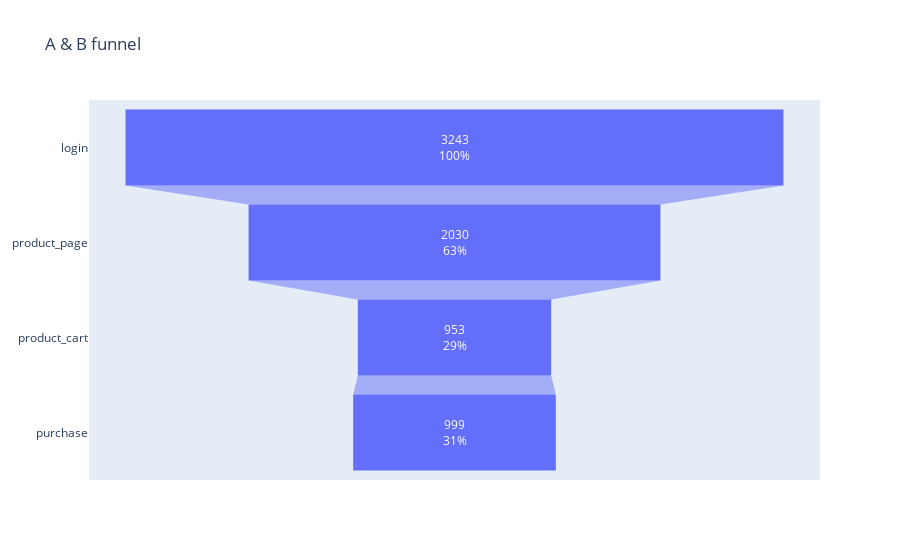

The cell this chart's notebook holds for it:
### Code cell
funnel_stage = ['login', 'product_page', 'product_cart', 'purchase']

def get_funnel(test, stages, title):
    funnel = (test.groupby('event_name')['user_id'].nunique()
             .sort_values(ascending=False).reset_index())

# building the funnel in the right order
    funnel['event_name'] = pd.Categorical(funnel['event_name'], categories=funnel_stage)
    funnel = funnel.sort_values('event_name')
    
    fig = go.Figure(go.Funnel(x=funnel['user_id'], y=stages, textinfo = 'value+percent initial'))
    fig.update_layout(title=title)
    
    return fig

funnel_ab = get_funnel(recommender_system_test, funnel_stage, 'A & B funnel')
funnel_ab.show()

### Figure 1 — Plotly figure (JSON) as saved in the notebook; plotly's stock layout.template omitted (floating-point values rounded to 4 significant figures)
{"data": [{"textinfo": "value+percent initial", "type": "funnel", "x": [3243, 2030, 953, 999], "y": ["login", "product_page", "product_cart", "purchase"]}], "layout": {"title": {"text": "A & B funnel"}}}
